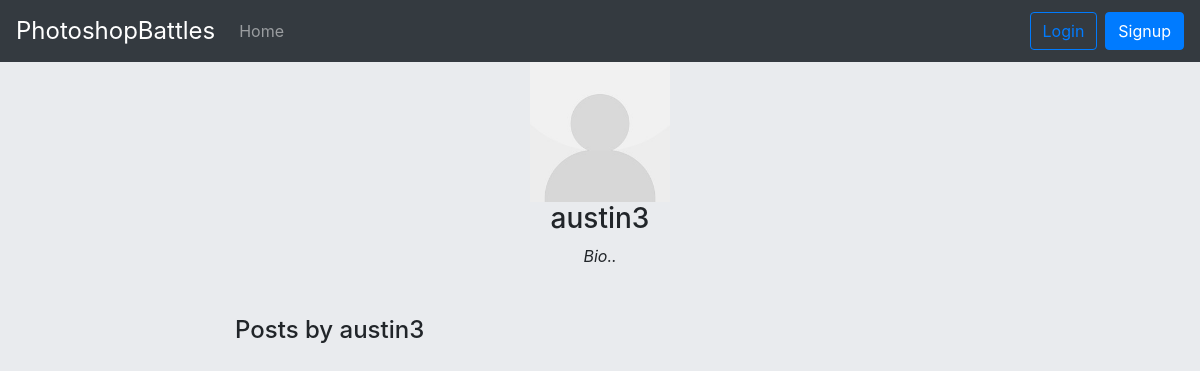
Before: /profile/austin3 with the older database file.
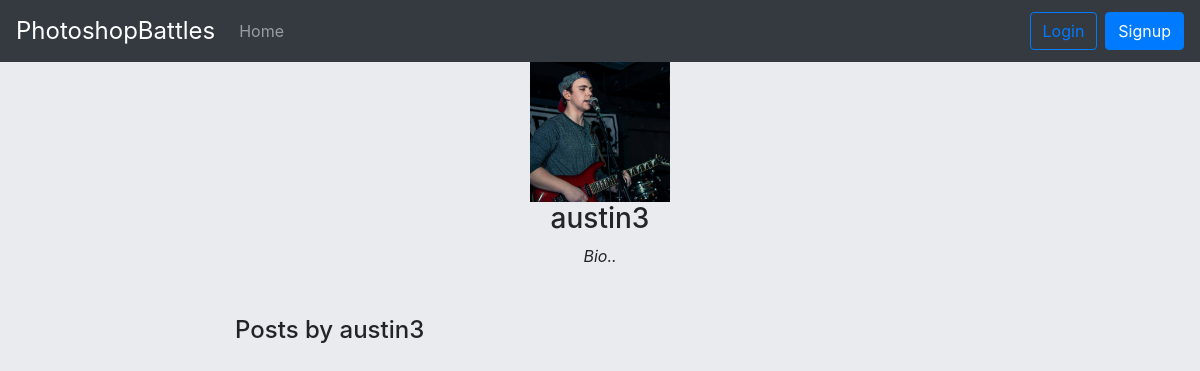
After: the same page with the newer database file.
### accounts/models.py (models this page shows, shortened)
class Profile(models.Model):
    user = models.OneToOneField(User, on_delete=models.CASCADE)
    image = models.ImageField(default='default.jpg',upload_to='profile_pics')
    bio = models.TextField(max_length=400, default='Bio..')

### accounts/views.py (the view)
# urls.py: path('profile/<str:username>',profile_view),
def profile_view(request, username):
    user_object = get_object_or_404(User, username=username)
    profile = user_object.profile
    posts_by_user = Post.objects.filter(user=user_object)
    context = {
        'user_object': user_object,
        'profile': profile,
        'posts_by_user': posts_by_user
    }
    return render(request, 'accounts/profile.html', context)

### accounts/templates/accounts/profile.html (shortened to what this page needs)
{% extends 'accounts/base_layout.html' %}
{% block container %}
        <div class="row justify-content-sm-center">
          <div class="col-sm-8">
          <center>
          <img src="/media/{{profile.image}}" width="140" height="140">
        <h3>{{user_object.username}}</h3>
        <em>{{profile.bio}}</em>
        <br><br>
        </center><br>
            <h4>Posts by {{user_object.username}}</h4>
          </div>
        </div>
    </div>
{% endblock %}

### accounts/templates/accounts/base_layout.html (shortened to what this page needs)
{% load static %}
<!DOCTYPE html>
{% block html %}
<html lang="en">
    {% block head %}
    <head>
        <link rel="stylesheet" href="https://maxcdn.bootstrapcdn.com/bootstrap/4.0.0/css/bootstrap.min.css">
        <link rel="stylesheet" href="{% static 'css/main.css' %}"
        {% block extra_css %}{% endblock %}
    </head>
    {% endblock %}
    {% block body %}
    <body>
        {% block nav %}
   <nav class="navbar navbar-expand-lg navbar-dark bg-dark">
  <a class="navbar-brand site-title" href="/">PhotoshopBattles</a>
  <div class="collapse navbar-collapse" id="navbarSupportedContent">
    <ul class="navbar-nav mr-auto">
      <li class="nav-item">
        <a class="nav-link" href="/">Home</a>
      </li>
      </ul>
    <ul class="navbar-nav m1-auto">
    {% if not user.is_authenticated %}
        <li class="nav-item">
        <a class="btn btn-outline-primary" href="/account/login">Login</a>
      </li>
       <li class="nav-item">
        <a class="btn btn-primary signup-button" href="/account/register">Signup</a>
      </li>
    {% endif %}
    </ul>
  </div>
</nav>
        {% endblock %}
        {% block body_content %}
            <div class="container">
                {% block container %}{% endblock %}
        {% endblock %}
    </body>
    {% endblock %}
</html>
{% endblock %}

### static/css/main.css (style rules this page uses)
body { background: #E9EBEE; }
@media only screen and (min-width: 992px) { .signup-button { margin-left: 8px; } }
.site-title { font-size: 1.5rem; }

Changed rows visible on the page:
changed Profile "Bio..": image: picture added in place of a placeholder
